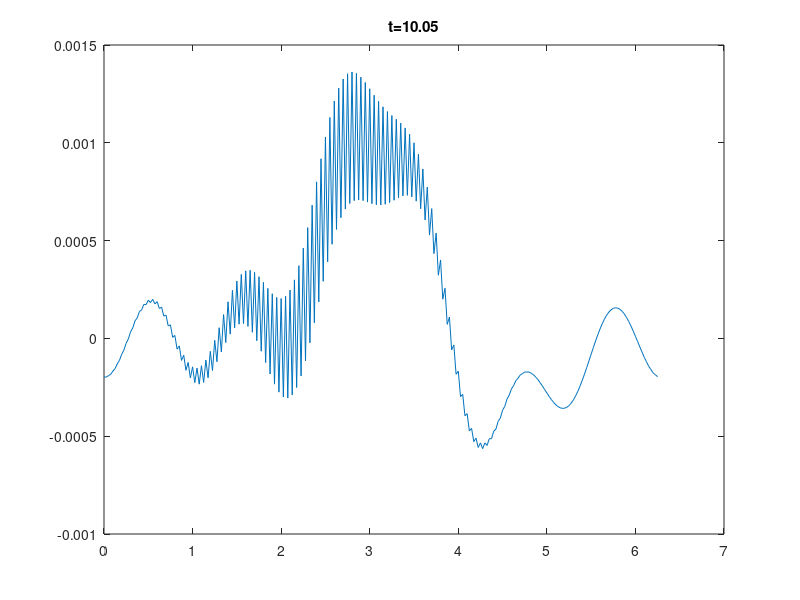

The MATLAB source for this figure:
% solve ut+c*ux=0, with periodic BC
c=1;
lambda=2.0;
h=1/40;

x=(0:h:2*pi)';
x=x(1:end-1);
N=length(x);

dt=lambda*h;

D0=(spdiags(ones(N,1),1,N,N)-spdiags(ones(N,1),-1,N,N));
Dm=(spdiags(ones(N,1),0,N,N)-spdiags(ones(N,1),-1,N,N));

%do the periodic BC
D0(1,end)=-1;
D0(end,1)=1;

Dm(1,end)=-1;

D0=D0/(2*h);
Dm=Dm/h;


I=speye(N);


u0=@(x)sin(6*x);


Ucur = u0(x);

figure

for step=1:200
    Unew=(I+c*dt*D0)\Ucur; %backward Euler
    %Unew=Ucur-c*dt*Dm*Ucur; %upwind
    
    % switch for next stage
    Ucur=Unew;
    plot(x,Ucur)
    %ylim([-0.5,0.5])    
    title(['t=',num2str((step+1)*dt)])
    pause(0.01)
end



